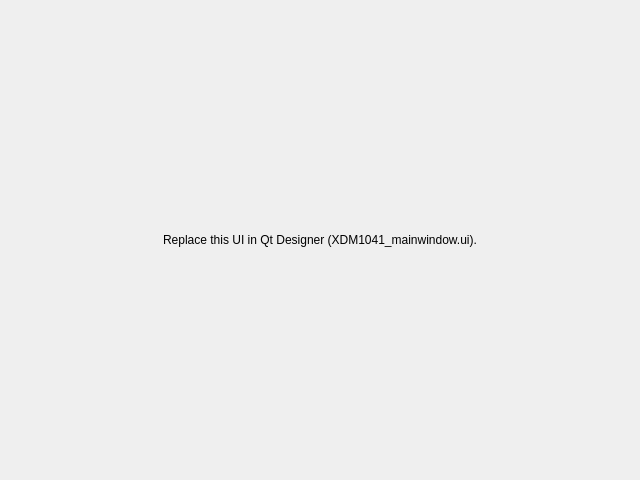
<?xml version="1.0" encoding="UTF-8"?>
<ui version="4.0">
 <class>MainWindow</class>
 <widget class="QMainWindow" name="MainWindow">
  <property name="geometry">
   <rect>
    <x>0</x>
    <y>0</y>
    <width>640</width>
    <height>480</height>
   </rect>
  </property>
  <property name="windowTitle">
   <string>XDM1041</string>
  </property>
  <widget class="QWidget" name="centralwidget">
   <layout class="QVBoxLayout" name="verticalLayout">
    <item>
     <widget class="QLabel" name="label_placeholder">
      <property name="text">
       <string>Replace this UI in Qt Designer (XDM1041_mainwindow.ui).</string>
      </property>
      <property name="alignment">
       <set>Qt::AlignCenter</set>
      </property>
     </widget>
    </item>
   </layout>
  </widget>
 </widget>
 <resources/>
 <connections/>
</ui>
